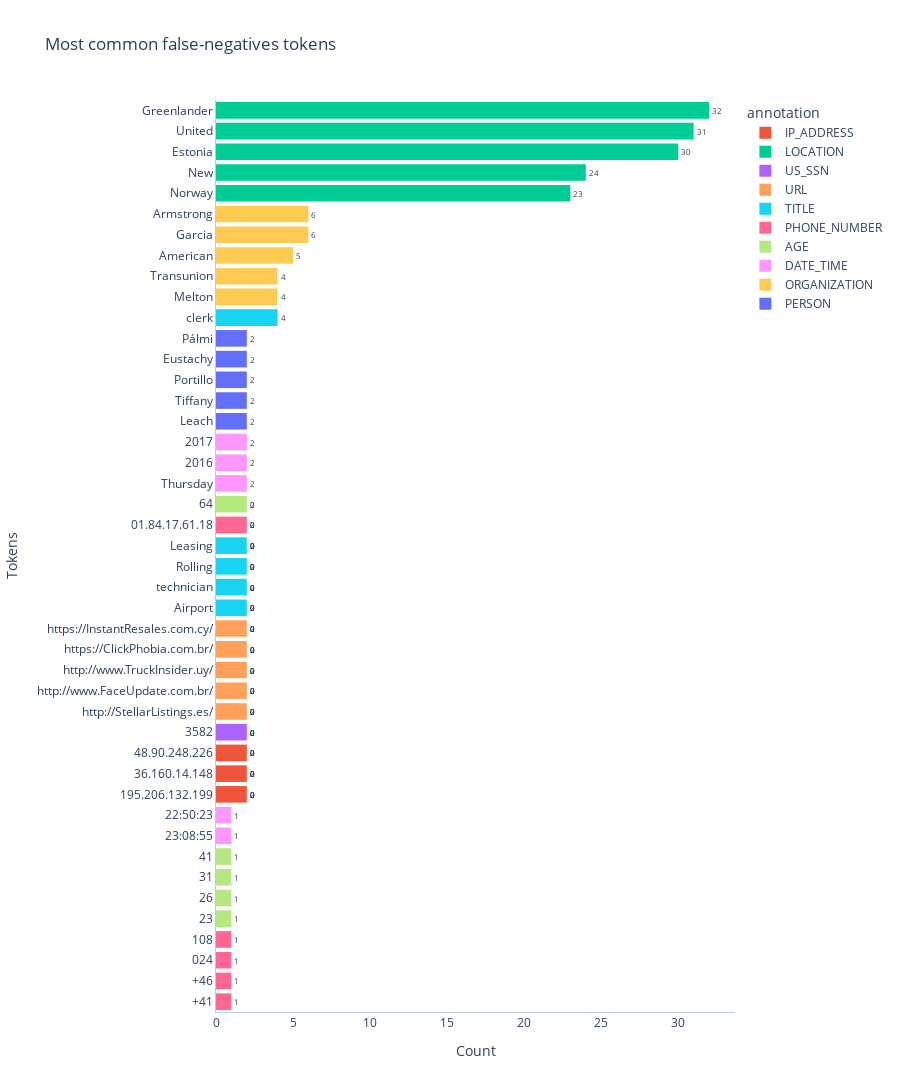
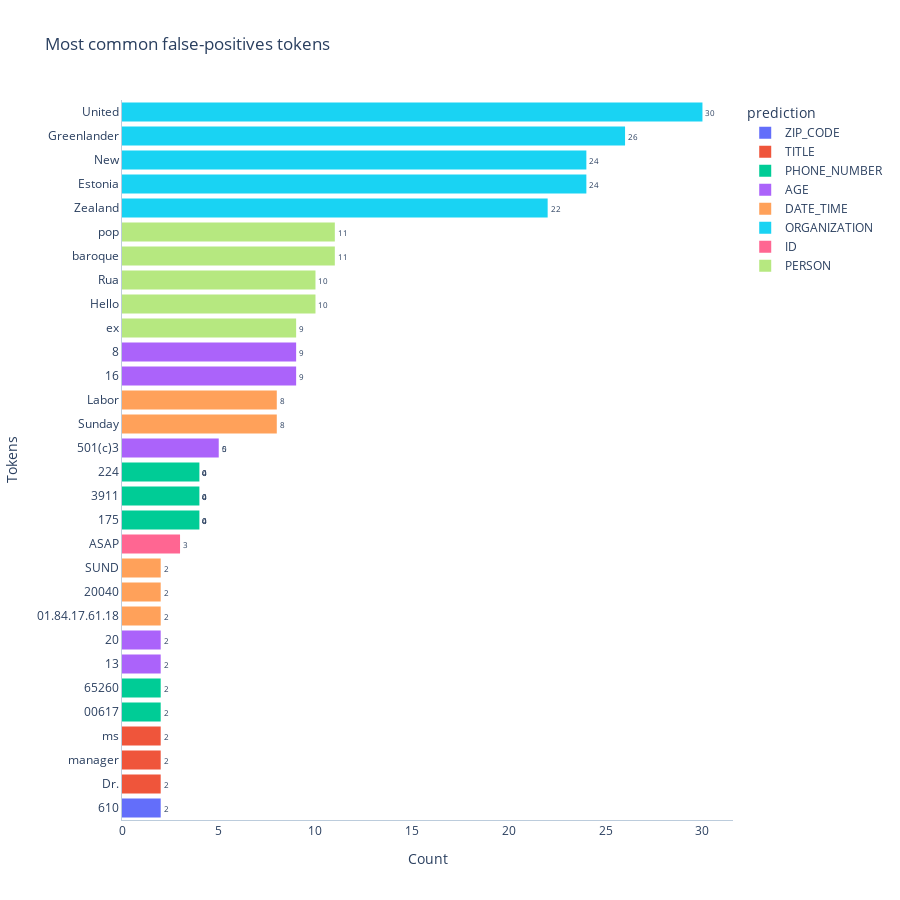

Notebook source saved alongside these figures, in order:
### Code cell
plotter.plot_most_common_tokens()

### Figure 1 — Plotly figure (JSON) as saved in the notebook; plotly's stock layout.template omitted (floating-point values rounded to 4 significant figures)
{"data": [{"alignmentgroup": "True", "bingroup": "y", "cliponaxis": true, "histfunc": "sum", "hovertemplate": "annotation=IP_ADDRESS<br>sum of 0=%{x}<br>token=%{y}<extra></extra>", "legendgroup": "IP_ADDRESS", "marker": {"color": "#EF553B", "pattern": {"shape": ""}}, "name": "IP_ADDRESS", "offsetgroup": "IP_ADDRESS", "orientation": "h", "showlegend": true, "textangle": 0, "textfont": {"size": 8}, "textposition": "outside", "texttemplate": "%{value}", "type": "histogram", "x": [2, 2, 2], "xaxis": "x", "y": ["195.206.132.199", "36.160.14.148", "48.90.248.226"], "yaxis": "y"}, {"alignmentgroup": "True", "bingroup": "y", "cliponaxis": true, "histfunc": "sum", "hovertemplate": "annotation=LOCATION<br>sum of 0=%{x}<br>token=%{y}<extra></extra>", "legendgroup": "LOCATION", "marker": {"color": "#00cc96", "pattern": {"shape": ""}}, "name": "LOCATION", "offsetgroup": "LOCATION", "orientation": "h", "showlegend": true, "textangle": 0, "textfont": {"size": 8}, "textposition": "outside", "texttemplate": "%{value}", "type": "histogram", "x": [32, 31, 30, 24, 23], "xaxis": "x", "y": ["Greenlander", "United", "Estonia", "New", "Norway"], "yaxis": "y"}, {"alignmentgroup": "True", "bingroup": "y", "cliponaxis": true, "histfunc": "sum", "hovertemplate": "annotation=US_SSN<br>sum of 0=%{x}<br>token=%{y}<extra></extra>", "legendgroup": "US_SSN", "marker": {"color": "#ab63fa", "pattern": {"shape": ""}}, "name": "US_SSN", "offsetgroup": "US_SSN", "orientation": "h", "showlegend": true, "textangle": 0, "textfont": {"size": 8}, "textposition": "outside", "texttemplate": "%{value}", "type": "histogram", "x": [2], "xaxis": "x", "y": ["3582"], "yaxis": "y"}, {"alignmentgroup": "True", "bingroup": "y", "cliponaxis": true, "histfunc": "sum", "hovertemplate": "annotation=URL<br>sum of 0=%{x}<br>token=%{y}<extra></extra>", "legendgroup": "URL", "marker": {"color": "#FFA15A", "pattern": {"shape": ""}}, "name": "URL", "offsetgroup": "URL", "orientation": "h", "showlegend": true, "textangle": 0, "textfont": {"size": 8}, "textposition": "outside", "texttemplate": "%{value}", "type": "histogram", "x": [2, 2, 2, 2, 2], "xaxis": "x", "y": ["http://StellarListings.es/", "http://www.FaceUpdate.com.br/", "http://www.TruckInsider.uy/", "https://ClickPhobia.com.br/", "https://InstantResales.com.cy/"], "yaxis": "y"}, {"alignmentgroup": "True", "bingroup": "y", "cliponaxis": true, "histfunc": "sum", "hovertemplate": "annotation=TITLE<br>sum of 0=%{x}<br>token=%{y}<extra></extra>", "legendgroup": "TITLE", "marker": {"color": "#19d3f3", "pattern": {"shape": ""}}, "name": "TITLE", "offsetgroup": "TITLE", "orientation": "h", "showlegend": true, "textangle": 0, "textfont": {"size": 8}, "textposition": "outside", "texttemplate": "%{value}", "type": "histogram", "x": [4, 2, 2, 2, 2], "xaxis": "x", "y": ["clerk", "Airport", "technician", "Rolling", "Leasing"], "yaxis": "y"}, {"alignmentgroup": "True", "bingroup": "y", "cliponaxis": true, "histfunc": "sum", "hovertemplate": "annotation=PHONE_NUMBER<br>sum of 0=%{x}<br>token=%{y}<extra></extra>", "legendgroup": "PHONE_NUMBER", "marker": {"color": "#FF6692", "pattern": {"shape": ""}}, "name": "PHONE_NUMBER", "offsetgroup": "PHONE_NUMBER", "orientation": "h", "showlegend": true, "textangle": 0, "textfont": {"size": 8}, "textposition": "outside", "texttemplate": "%{value}", "type": "histogram", "x": [2, 1, 1, 1, 1], "xaxis": "x", "y": ["01.84.17.61.18", "+41", "+46", "024", "108"], "yaxis": "y"}, {"alignmentgroup": "True", "bingroup": "y", "cliponaxis": true, "histfunc": "sum", "hovertemplate": "annotation=AGE<br>sum of 0=%{x}<br>token=%{y}<extra></extra>", "legendgroup": "AGE", "marker": {"color": "#B6E880", "pattern": {"shape": ""}}, "name": "AGE", "offsetgroup": "AGE", "orientation": "h", "showlegend": true, "textangle": 0, "textfont": {"size": 8}, "textposition": "outside", "texttemplate": "%{value}", "type": "histogram", "x": [2, 1, 1, 1, 1], "xaxis": "x", "y": ["64", "23", "26", "31", "41"], "yaxis": "y"}, {"alignmentgroup": "True", "bingroup": "y", "cliponaxis": true, "histfunc": "sum", "hovertemplate": "annotation=DATE_TIME<br>sum of 0=%{x}<br>token=%{y}<extra></extra>", "legendgroup": "DATE_TIME", "marker": {"color": "#FF97FF", "pattern": {"shape": ""}}, "name": "DATE_TIME", "offsetgroup": "DATE_TIME", "orientation": "h", "showlegend": true, "textangle": 0, "textfont": {"size": 8}, "textposition": "outside", "texttemplate": "%{value}", "type": "histogram", "x": [2, 2, 2, 1, 1], "xaxis": "x", "y": ["Thursday", "2016", "2017", "23:08:55", "22:50:23"], "yaxis": "y"}, {"alignmentgroup": "True", "bingroup": "y", "cliponaxis": true, "histfunc": "sum", "hovertemplate": "annotation=ORGANIZATION<br>sum of 0=%{x}<br>token=%{y}<extra></extra>", "legendgroup": "ORGANIZATION", "marker": {"color": "#FECB52", "pattern": {"shape": ""}}, "name": "ORGANIZATION", "offsetgroup": "ORGANIZATION", "orientation": "h", "showlegend": true, "textangle": 0, "textfont": {"size": 8}, "textposition": "outside", "texttemplate": "%{value}", "type": "histogram", "x": [6, 6, 5, 4, 4], "xaxis": "x", "y": ["Garcia", "Armstrong", "American", "Melton", "Transunion"], "yaxis": "y"}, {"alignmentgroup": "True", "bingroup": "y", "cliponaxis": true, "histfunc": "sum", "hovertemplate": "annotation=PERSON<br>sum of 0=%{x}<br>token=%{y}<extra></extra>", "legendgroup": "PERSON", "marker": {"color": "#636efa", "pattern": {"shape": ""}}, "name": "PERSON", "offsetgroup": "PERSON", "orientation": "h", "showlegend": true, "textangle": 0, "textfont": {"size": 8}, "textposition": "outside", "texttemplate": "%{value}", "type": "histogram", "x": [2, 2, 2, 2, 2], "xaxis": "x", "y": ["Leach", "Tiffany", "Portillo", "Eustachy", "Pálmi"], "yaxis": "y"}], "layout": {"barmode": "relative", "height": 2220, "legend": {"title": {"text": "annotation"}, "tracegroupgap": 0}, "plot_bgcolor": "#FFF", "title": {"text": "Most common false-negatives tokens"}, "xaxis": {"anchor": "y", "domain": [0, 1], "linecolor": "#BCCCDC", "showgrid": false, "title": {"text": "Count"}}, "yaxis": {"anchor": "x", "categoryorder": "total ascending", "domain": [0, 1], "linecolor": "#BCCCDC", "showgrid": false, "title": {"text": "Tokens"}}}}

### Figure 2 — Plotly figure (JSON) as saved in the notebook; plotly's stock layout.template omitted (floating-point values rounded to 4 significant figures)
{"data": [{"alignmentgroup": "True", "bingroup": "y", "cliponaxis": true, "histfunc": "sum", "hovertemplate": "prediction=ZIP_CODE<br>sum of 0=%{x}<br>token=%{y}<extra></extra>", "legendgroup": "ZIP_CODE", "marker": {"color": "#636efa", "pattern": {"shape": ""}}, "name": "ZIP_CODE", "offsetgroup": "ZIP_CODE", "orientation": "h", "showlegend": true, "textangle": 0, "textfont": {"size": 8}, "textposition": "outside", "texttemplate": "%{value}", "type": "histogram", "x": [2], "xaxis": "x", "y": ["610"], "yaxis": "y"}, {"alignmentgroup": "True", "bingroup": "y", "cliponaxis": true, "histfunc": "sum", "hovertemplate": "prediction=TITLE<br>sum of 0=%{x}<br>token=%{y}<extra></extra>", "legendgroup": "TITLE", "marker": {"color": "#EF553B", "pattern": {"shape": ""}}, "name": "TITLE", "offsetgroup": "TITLE", "orientation": "h", "showlegend": true, "textangle": 0, "textfont": {"size": 8}, "textposition": "outside", "texttemplate": "%{value}", "type": "histogram", "x": [2, 2, 2], "xaxis": "x", "y": ["Dr.", "manager", "ms"], "yaxis": "y"}, {"alignmentgroup": "True", "bingroup": "y", "cliponaxis": true, "histfunc": "sum", "hovertemplate": "prediction=PHONE_NUMBER<br>sum of 0=%{x}<br>token=%{y}<extra></extra>", "legendgroup": "PHONE_NUMBER", "marker": {"color": "#00cc96", "pattern": {"shape": ""}}, "name": "PHONE_NUMBER", "offsetgroup": "PHONE_NUMBER", "orientation": "h", "showlegend": true, "textangle": 0, "textfont": {"size": 8}, "textposition": "outside", "texttemplate": "%{value}", "type": "histogram", "x": [4, 4, 4, 2, 2], "xaxis": "x", "y": ["175", "3911", "224", "00617", "65260"], "yaxis": "y"}, {"alignmentgroup": "True", "bingroup": "y", "cliponaxis": true, "histfunc": "sum", "hovertemplate": "prediction=AGE<br>sum of 0=%{x}<br>token=%{y}<extra></extra>", "legendgroup": "AGE", "marker": {"color": "#ab63fa", "pattern": {"shape": ""}}, "name": "AGE", "offsetgroup": "AGE", "orientation": "h", "showlegend": true, "textangle": 0, "textfont": {"size": 8}, "textposition": "outside", "texttemplate": "%{value}", "type": "histogram", "x": [9, 9, 5, 2, 2], "xaxis": "x", "y": ["16", "8", "501(c)3", "13", "20"], "yaxis": "y"}, {"alignmentgroup": "True", "bingroup": "y", "cliponaxis": true, "histfunc": "sum", "hovertemplate": "prediction=DATE_TIME<br>sum of 0=%{x}<br>token=%{y}<extra></extra>", "legendgroup": "DATE_TIME", "marker": {"color": "#FFA15A", "pattern": {"shape": ""}}, "name": "DATE_TIME", "offsetgroup": "DATE_TIME", "orientation": "h", "showlegend": true, "textangle": 0, "textfont": {"size": 8}, "textposition": "outside", "texttemplate": "%{value}", "type": "histogram", "x": [8, 8, 2, 2, 2], "xaxis": "x", "y": ["Sunday", "Labor", "01.84.17.61.18", "20040", "SUND"], "yaxis": "y"}, {"alignmentgroup": "True", "bingroup": "y", "cliponaxis": true, "histfunc": "sum", "hovertemplate": "prediction=ORGANIZATION<br>sum of 0=%{x}<br>token=%{y}<extra></extra>", "legendgroup": "ORGANIZATION", "marker": {"color": "#19d3f3", "pattern": {"shape": ""}}, "name": "ORGANIZATION", "offsetgroup": "ORGANIZATION", "orientation": "h", "showlegend": true, "textangle": 0, "textfont": {"size": 8}, "textposition": "outside", "texttemplate": "%{value}", "type": "histogram", "x": [30, 26, 24, 24, 22], "xaxis": "x", "y": ["United", "Greenlander", "Estonia", "New", "Zealand"], "yaxis": "y"}, {"alignmentgroup": "True", "bingroup": "y", "cliponaxis": true, "histfunc": "sum", "hovertemplate": "prediction=ID<br>sum of 0=%{x}<br>token=%{y}<extra></extra>", "legendgroup": "ID", "marker": {"color": "#FF6692", "pattern": {"shape": ""}}, "name": "ID", "offsetgroup": "ID", "orientation": "h", "showlegend": true, "textangle": 0, "textfont": {"size": 8}, "textposition": "outside", "texttemplate": "%{value}", "type": "histogram", "x": [3], "xaxis": "x", "y": ["ASAP"], "yaxis": "y"}, {"alignmentgroup": "True", "bingroup": "y", "cliponaxis": true, "histfunc": "sum", "hovertemplate": "prediction=PERSON<br>sum of 0=%{x}<br>token=%{y}<extra></extra>", "legendgroup": "PERSON", "marker": {"color": "#B6E880", "pattern": {"shape": ""}}, "name": "PERSON", "offsetgroup": "PERSON", "orientation": "h", "showlegend": true, "textangle": 0, "textfont": {"size": 8}, "textposition": "outside", "texttemplate": "%{value}", "type": "histogram", "x": [11, 11, 10, 10, 9], "xaxis": "x", "y": ["baroque", "pop", "Hello", "Rua", "ex"], "yaxis": "y"}], "layout": {"barmode": "relative", "height": 900, "legend": {"title": {"text": "prediction"}, "tracegroupgap": 0}, "plot_bgcolor": "#FFF", "title": {"text": "Most common false-positives tokens"}, "xaxis": {"anchor": "y", "domain": [0, 1], "linecolor": "#BCCCDC", "showgrid": false, "title": {"text": "Count"}}, "yaxis": {"anchor": "x", "categoryorder": "total ascending", "domain": [0, 1], "linecolor": "#BCCCDC", "showgrid": false, "title": {"text": "Tokens"}}}}
